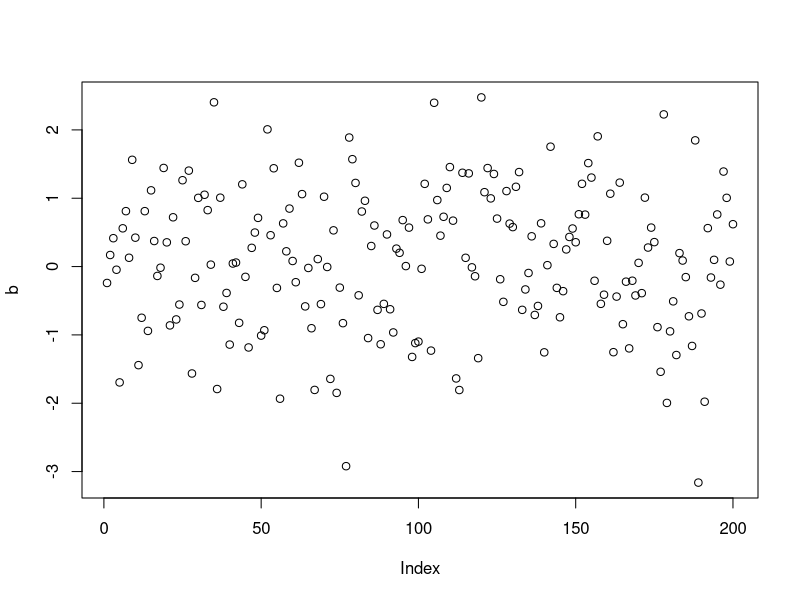
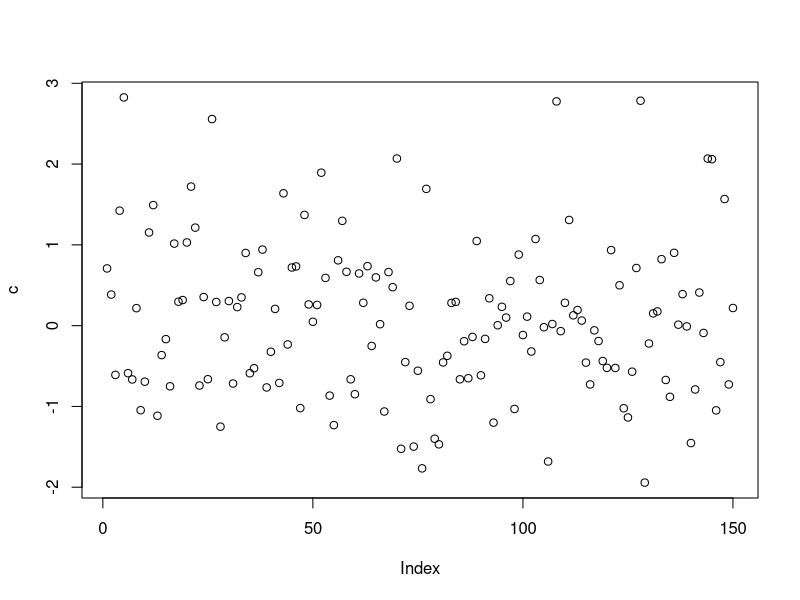

Reproduce these figures in R, in order.
#Vamos aprender a utilizar o Git integrado ao Rstudio

#Esse script vai funcionar #Push1
b<-rnorm(200)
plot(b)

c<-rnorm(150)
plot(c)

#Como o teste anterior funcionou, fiquei feliz #Push2
print("Oba funcionou")

#Essa aula está muito divertida #Push3
print("------gitgnore----")
